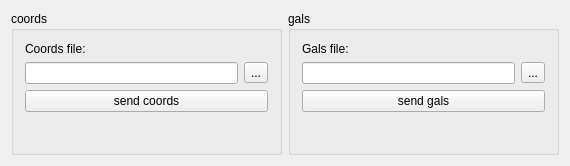
<?xml version="1.0" encoding="UTF-8"?>
<ui version="4.0">
 <class>Widget</class>
 <widget class="QWidget" name="Widget">
  <property name="geometry">
   <rect>
    <x>0</x>
    <y>0</y>
    <width>570</width>
    <height>166</height>
   </rect>
  </property>
  <property name="minimumSize">
   <size>
    <width>570</width>
    <height>0</height>
   </size>
  </property>
  <property name="windowTitle">
   <string>Widget</string>
  </property>
  <layout class="QHBoxLayout" name="horizontalLayout_2">
   <item>
    <widget class="QGroupBox" name="groupBox">
     <property name="title">
      <string>coords</string>
     </property>
     <layout class="QVBoxLayout" name="verticalLayout">
      <item>
       <widget class="QLabel" name="label">
        <property name="text">
         <string>Coords file: </string>
        </property>
       </widget>
      </item>
      <item>
       <layout class="QHBoxLayout" name="horizontalLayout">
        <item>
         <widget class="QLineEdit" name="coordsFileEdit"/>
        </item>
        <item>
         <widget class="QToolButton" name="toolButton">
          <property name="text">
           <string>...</string>
          </property>
         </widget>
        </item>
       </layout>
      </item>
      <item>
       <widget class="QPushButton" name="cordsSendButton">
        <property name="text">
         <string>send coords</string>
        </property>
       </widget>
      </item>
      <item>
       <spacer name="verticalSpacer">
        <property name="orientation">
         <enum>Qt::Vertical</enum>
        </property>
        <property name="sizeHint" stdset="0">
         <size>
          <width>20</width>
          <height>40</height>
         </size>
        </property>
       </spacer>
      </item>
     </layout>
    </widget>
   </item>
   <item>
    <widget class="QGroupBox" name="groupBox_2">
     <property name="title">
      <string>gals</string>
     </property>
     <layout class="QVBoxLayout" name="verticalLayout_2">
      <item>
       <widget class="QLabel" name="label_2">
        <property name="text">
         <string>Gals file: </string>
        </property>
       </widget>
      </item>
      <item>
       <layout class="QHBoxLayout" name="horizontalLayout_3">
        <item>
         <widget class="QLineEdit" name="galsFileEdit"/>
        </item>
        <item>
         <widget class="QToolButton" name="toolButton_2">
          <property name="text">
           <string>...</string>
          </property>
         </widget>
        </item>
       </layout>
      </item>
      <item>
       <widget class="QPushButton" name="GalsSendButton">
        <property name="text">
         <string>send gals</string>
        </property>
       </widget>
      </item>
      <item>
       <spacer name="verticalSpacer_2">
        <property name="orientation">
         <enum>Qt::Vertical</enum>
        </property>
        <property name="sizeHint" stdset="0">
         <size>
          <width>20</width>
          <height>40</height>
         </size>
        </property>
       </spacer>
      </item>
     </layout>
    </widget>
   </item>
  </layout>
 </widget>
 <layoutdefault spacing="6" margin="11"/>
 <resources/>
 <connections/>
</ui>
